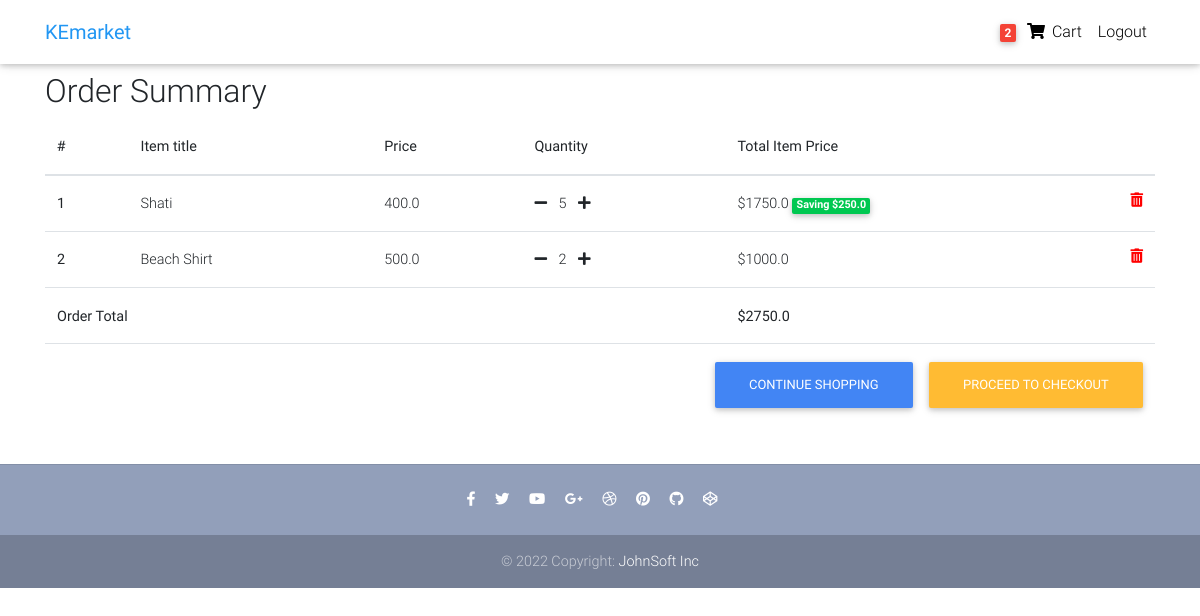
The app's page /order-summary/ (signed in), older data.
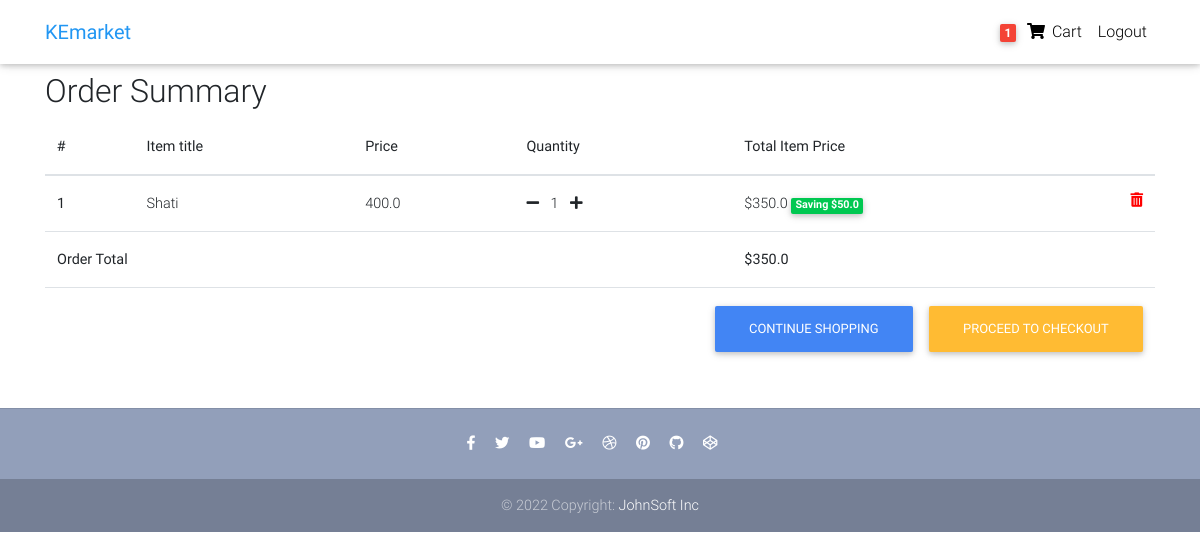
The same page, newer data.
### core/models.py (models this page shows, shortened)
class Order(models.Model):
    user = models.ForeignKey(
        settings.AUTH_USER_MODEL, on_delete=models.CASCADE)
    items = models.ManyToManyField(OrderItem)
    start_date = models.DateTimeField(auto_now_add=True)
    ordered_date = models.DateTimeField()
    ordered = models.BooleanField(default=False)
    billing_address = models.ForeignKey(
        'BillingAddress', on_delete=models.SET_NULL, blank=True, null=True)
    payment = models.ForeignKey(
        'Payment', on_delete=models.SET_NULL, blank=True, null=True)
    def get_total_price(self):
        total = 0
        for order_item in self.items.all():
            total+=order_item.get_final_price()
        return total

class OrderItem(models.Model):
    user = models.ForeignKey(
        settings.AUTH_USER_MODEL, on_delete=models.CASCADE)
    ordered = models.BooleanField(default=False)
    item = models.ForeignKey(Item, on_delete=models.CASCADE)
    quantity = models.IntegerField(default=1)
    def get_total_item_price(self):
        return self.quantity * self.item.price
    def get_total_item_discount_price(self):
        return self.quantity * self.item.discount_price
    def get_amount_saved(self):
        return self.get_total_item_price() - self.get_total_item_discount_price()
    def get_final_price(self):
        if self.item.discount_price:
            return self.get_total_item_discount_price()
        return self.get_total_item_price()

class Item(models.Model):
    title = models.CharField(max_length=100)
    price = models.FloatField()
    discount_price = models.FloatField(blank=True, null=True)
    category = models.CharField(choices=CATEGORY_CHOICES, max_length=2)
    label = models.CharField(choices=LABEL_CHOICES, max_length=2)
    slug = models.SlugField()
    description = models.TextField()

### core/views.py (the view)
# urls.py: path('order-summary/', OrderSummaryView.as_view(), name='order-summary'),
class OrderSummaryView(LoginRequiredMixin, View):
    def get(self, *args, **kwargs):
        try:
            order = Order.objects.get(user=self.request.user, ordered=False)
            context = {
                'object': order
            }
            return render(self.request, 'order-summary.html', context=context)
        except ObjectDoesNotExist:
            messages.error(request, "The order does not exist")
            return redirect("/")

### core/templatetags/cart_template_tags.py (called while the page is built)
@register.filter
def cart_item_count(user):
    if user.is_authenticated:
        order_qs = Order.objects.filter(user=user, ordered=False)
        if order_qs.exists():
            return order_qs[0].items.count()
    return 0

### templates/order-summary.html (shortened to what this page needs)
{% extends 'base.html' %}
{% block content %}
  <main>
    <div class="container">
        <div class="table-responsive text-nowrap">
    <h2>Order Summary</h2>
    <table class="table">
        <thead>
        <tr>
            <th scope="col">#</th>
            <th scope="col">Item title</th>
            <th scope="col">Price</th>
            <th scope="col">Quantity</th>
            <th scope="col">Total Item Price</th>
        </tr>
        </thead>
        <tbody>
        {% for order_item in object.items.all %}
        <tr>
            <th scope-"row">{{ forloop.counter }}</th>
            <td>{{ order_item.item.title }}</td>
            <td>{{ order_item.item.price }}</td>
            <td>
                <a href='{% url 'core:remove-single-item-from-cart' order_item.item.slug %}'><i class="fas fa-minus mr-2"></i></a>
                    {{ order_item.quantity }}
                <a href='{% url 'core:add-to-cart' order_item.item.slug %}'><i class="fas fa-plus ml-2"></i></a>
            </td>
            <td>
            {% if order_item.item.discount_price %}
                ${{ order_item.get_total_item_discount_price }}
                <span class="badge badge-success">Saving ${{ order_item.get_amount_saved }}</span>
            {% else %}
                ${{ order_item.get_total_item_price }}
            {% endif %}
            <a style='color: red;' href='{% url 'core:remove-from-cart' order_item.item.slug %}'>
              <i class="fas fa-trash-alt float-right"></i>
            </a>
            </td>
        </tr>
        {% endfor %}
        {% if object.get_total_price %}
        <tr>
            <td colspan="4"><b>Order Total<b></td>
            <td><b>${{ object.get_total_price }}<b></td>
        </tr>
        <tr>
        <td colspan="5">
            <a class="btn btn-warning float-right ml-3" href='/checkout/'>Proceed to checkout</a>
            <a class="btn btn-primary float-right" href='/'>Continue shopping</a>
        </td>
        </tr>
        {% endif %}
        </tbody>
    </table>
    </div>
    </div>
  </main>
  {% endblock content %}

### templates/navbar.html (shortened to what this page needs)
{% load cart_template_tags %}
<nav class="navbar fixed-top navbar-expand-lg navbar-light white scrolling-navbar">
    <div class="container">
      <a class="navbar-brand waves-effect" href="/">
        <strong class="blue-text">KEmarket</strong>
      </a>
      <div class="collapse navbar-collapse" id="navbarSupportedContent">
        <ul class="navbar-nav nav-flex-icons">
          {% if request.user.is_authenticated %}
          <li class="nav-item">
            <a href="{% url 'core:order-summary' %}" class="nav-link waves-effect">
              <span class="badge red z-depth-1 mr-1"> {{ request.user| cart_item_count }} </span>
              <i class="fas fa-shopping-cart"></i>
              <span class="clearfix d-none d-sm-inline-block"> Cart </span>
            </a>
          </li>
          <li class="nav-item">
            <a class="nav-link waves-effect" href="{% url 'account_logout' %}">
              <span class="clearfix d-none d-sm-inline-block"> Logout </span>
            </a>
          </li>
          {% endif %}
        </ul>
      </div>
    </div>
  </nav>

Row changes from the older to the newer data that the page shows:
no longer on this page (row unchanged): OrderItem: item "Beach Shirt", item.price "500.0", quantity "2", get_total_item_price "1000.0"
changed OrderItem "Shati": quantity "5" → "1"; get_total_item_discount_price "1750.0" → "350.0"; get_amount_saved "250.0" → "50.0"
changed through a linked row, Order: get_total_price "2750.0" → "350.0"
Text that changed along with them:
{{ request.user| cart_item_count }}: "2" → "1"
